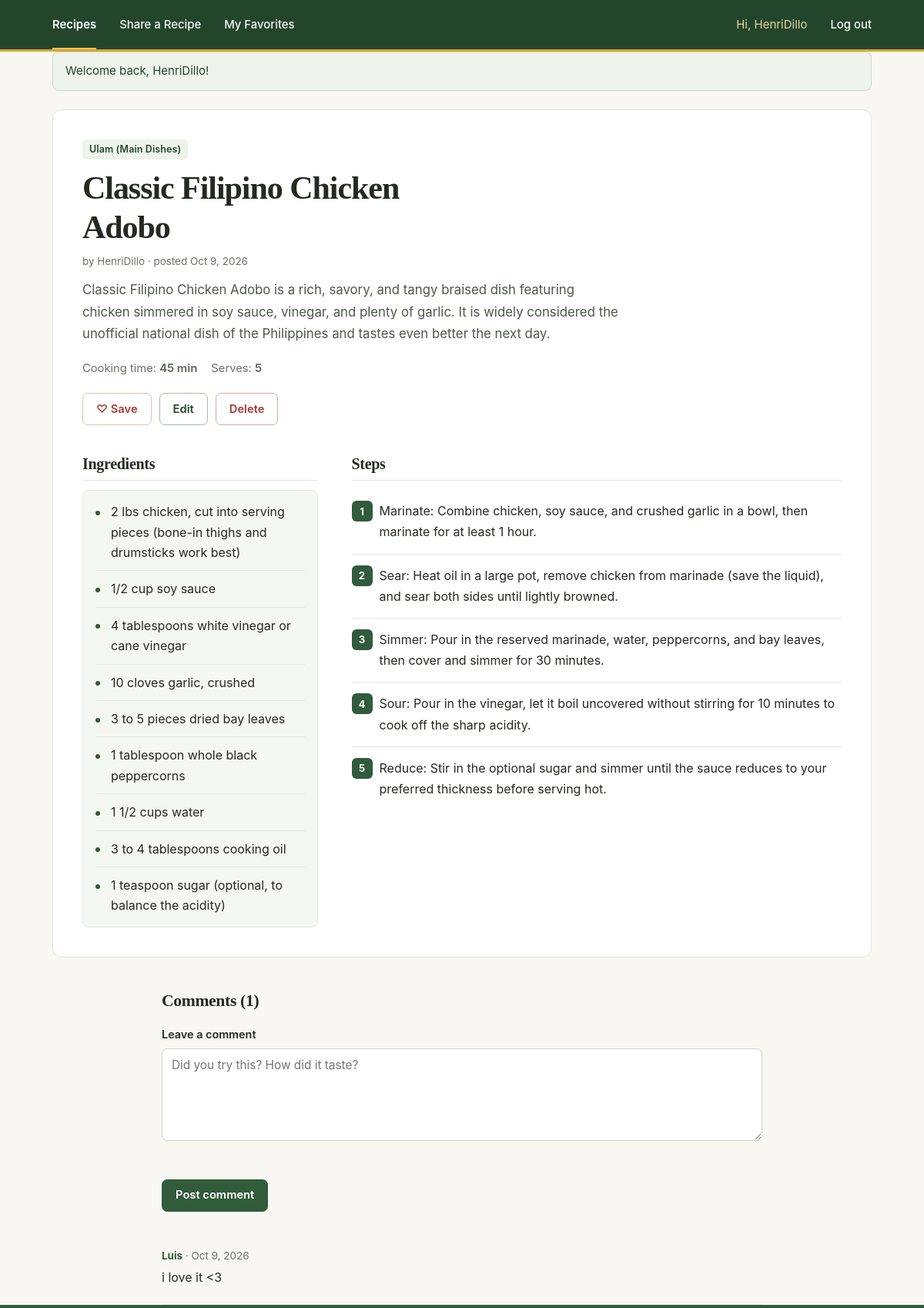
Screenshot of /recipe.php?id=1 (signed in) with the database file from the repository.
### tables this page shows
CREATE TABLE `recipes` (
  `id` int(10) UNSIGNED NOT NULL,
  `user_id` int(10) UNSIGNED NOT NULL,
  `category_id` int(10) UNSIGNED NOT NULL,
  `title` varchar(100) NOT NULL,
  `description` varchar(300) NOT NULL,
  `steps` text NOT NULL,
  `cook_time_minutes` smallint(5) UNSIGNED NOT NULL,
  `servings` tinyint(3) UNSIGNED NOT NULL,
  `created_at` datetime NOT NULL DEFAULT current_timestamp(),
  `updated_at` datetime DEFAULT NULL
);

CREATE TABLE `categories` (
  `id` int(10) UNSIGNED NOT NULL,
  `name` varchar(50) NOT NULL
);

CREATE TABLE `users` (
  `id` int(10) UNSIGNED NOT NULL,
  `username` varchar(20) NOT NULL,
  `email` varchar(100) NOT NULL,
  `password_hash` varchar(255) NOT NULL,
  `created_at` datetime NOT NULL DEFAULT current_timestamp()
);

CREATE TABLE `comments` (
  `id` int(10) UNSIGNED NOT NULL,
  `recipe_id` int(10) UNSIGNED NOT NULL,
  `user_id` int(10) UNSIGNED NOT NULL,
  `body` varchar(500) NOT NULL,
  `created_at` datetime NOT NULL DEFAULT current_timestamp(),
  `updated_at` datetime DEFAULT NULL
);

### classes/Auth.php (called while the page is built, shortened)
<?php
class Auth
{
    public static function id()
    {
        return $_SESSION['user_id'] ?? null;
    }
}

### classes/Recipe.php (called while the page is built, shortened)
<?php
class Recipe
{
    private PDO $pdo;
    public function __construct(PDO $pdo)
    {
        $this->pdo = $pdo;
    }
    public function find($recipeId, $viewerId)
    {
        $stmt = $this->pdo->prepare(
            'SELECT r.*, u.username, c.name AS category_name,
                    (SELECT COUNT(*) FROM favorites f
                     WHERE f.recipe_id = r.id AND f.user_id = :viewer_id) AS is_favorite
             FROM recipes r
             JOIN users u ON u.id = r.user_id
             JOIN categories c ON c.id = r.category_id
             WHERE r.id = :id'
        );
        $stmt->execute([':viewer_id' => $viewerId, ':id' => $recipeId]);
        $recipe = $stmt->fetch();
        return $recipe ? $recipe : null;
    }
    public function ingredients($recipeId)
    {
        $stmt = $this->pdo->prepare('SELECT name FROM ingredients WHERE recipe_id = :id ORDER BY id');
        $stmt->execute([':id' => $recipeId]);
        return $stmt->fetchAll(PDO::FETCH_COLUMN);
    }
}

### classes/Comment.php (called while the page is built, shortened)
<?php
class Comment
{
    private PDO $pdo;
    public function __construct(PDO $pdo)
    {
        $this->pdo = $pdo;
    }
    public function forRecipe($recipeId)
    {
        $stmt = $this->pdo->prepare(
            'SELECT c.id, c.user_id, c.body, c.created_at, c.updated_at, u.username
             FROM comments c
             JOIN users u ON u.id = c.user_id
             WHERE c.recipe_id = :recipe_id
             ORDER BY c.created_at DESC, c.id DESC'
        );
        $stmt->execute([':recipe_id' => $recipeId]);
        return $stmt->fetchAll();
    }
}

### recipe.php (the view, shortened to what this page needs)
<?php
require_once __DIR__ . '/includes/init.php';
$recipeId = (int) ($_GET['id'] ?? 0);
$recipeModel = new Recipe($pdo);
$recipe = $recipeModel->find($recipeId, Auth::id());
$ingredients = $recipeModel->ingredients($recipeId);
$comments    = (new Comment($pdo))->forRecipe($recipeId);
$isOwner     = ((int) $recipe['user_id'] === Auth::id());
$steps = [];
foreach (preg_split('/\R/', $recipe['steps']) as $line) {
    $line = trim($line);
    if ($line !== '') {
        $steps[] = $line;
    }
}
include __DIR__ . '/includes/header.php';
?>
<article class="recipe-detail">
    <span class="badge"><?= e($recipe['category_name']) ?></span>
    <h1><?= e($recipe['title']) ?></h1>
    <p class="meta">
        by <?= e($recipe['username']) ?> &middot; posted <?= e(format_date($recipe['created_at'])) ?>
    </p>
    <p class="lead"><?= e($recipe['description']) ?></p>
    <ul class="facts">
        <li>Cooking time: <strong><?= (int) $recipe['cook_time_minutes'] ?> min</strong></li>
        <li>Serves: <strong><?= (int) $recipe['servings'] ?></strong></li>
    </ul>
    <div class="actions">
        <?= favorite_button($recipe['id'], $recipe['is_favorite'] > 0) ?>
        <?php if ($isOwner): ?>
            <a class="btn btn-outline" href="recipe_form.php?id=<?= (int) $recipe['id'] ?>">Edit</a>
            <form method="post" action="recipe_delete.php"
                  data-confirm="Delete this recipe? Its comments will be deleted too.">
                <button type="submit" class="btn btn-danger">Delete</button>
            </form>
        <?php endif; ?>
    </div>
    <h2>Ingredients</h2>
    <ul class="ingredient-list">
        <?php foreach ($ingredients as $ingredient): ?>
            <li><?= e($ingredient) ?></li>
        <?php endforeach; ?>
    </ul>
    <h2>Steps</h2>
    <ol class="step-list">
        <?php foreach ($steps as $step): ?>
            <li><?= e($step) ?></li>
        <?php endforeach; ?>
    </ol>
</article>
<section class="comments" id="comments">
    <h2>Comments (<?= count($comments) ?>)</h2>
    <form method="post" action="comment_add.php" class="comment-form" data-validate="comment" novalidate>
        <div class="field">
            <label for="body">Leave a comment</label>
            <textarea id="body" name="body" rows="3" maxlength="500"
                      placeholder="Did you try this? How did it taste?"></textarea>
            <small class="error"></small>
        </div>
        <button type="submit" class="btn">Post comment</button>
    </form>
    <?php foreach ($comments as $comment): ?>
        <div class="comment">
            <p class="meta">
                <strong><?= e($comment['username']) ?></strong>
                &middot; <?= e(format_date($comment['created_at'])) ?>
            </p>
            <p><?= nl2br(e($comment['body'])) ?></p>
        </div>
    <?php endforeach; ?>
</section>
<?php include __DIR__ . '/includes/footer.php'; ?>

### rows the page displays
recipes: category.name "Ulam (Main Dishes)", title "Classic Filipino Chicken Adobo", user.username "HenriDillo", created_at "Oct 9, 2026", description "Classic Filipino Chicken Adobo is a rich, savory, and tangy braised dish featuring chicken simmered in soy sauce, vinegar, and plenty of garlic. It is widely considered the unofficial national dish of the Philippines and tastes even better the next day.", cook_time_minutes "45", servings "5"
comments: user.username "Luis", created_at "Oct 9, 2026", body "i love it <3"

### other values shown
Auth::username() "HenriDillo"
$flash['message'] "Welcome back, HenriDillo!"
$label "♡ Save"
$ingredient "2 lbs chicken, cut into serving pieces (bone-in thighs and drumsticks work best)"
$ingredient "1/2 cup soy sauce"
$ingredient "4 tablespoons white vinegar or cane vinegar"
$ingredient "10 cloves garlic, crushed"
$ingredient "3 to 5 pieces dried bay leaves"
$ingredient "1 tablespoon whole black peppercorns"
$ingredient "1 1/2 cups water"
$ingredient "3 to 4 tablespoons cooking oil"
$ingredient "1 teaspoon sugar (optional, to balance the acidity)"
$step "Marinate: Combine chicken, soy sauce, and crushed garlic in a bowl, then marinate for at least 1 hour."
$step "Sear: Heat oil in a large pot, remove chicken from marinade (save the liquid), and sear both sides until lightly browned."
$step "Simmer: Pour in the reserved marinade, water, peppercorns, and bay leaves, then cover and simmer for 30 minutes."
